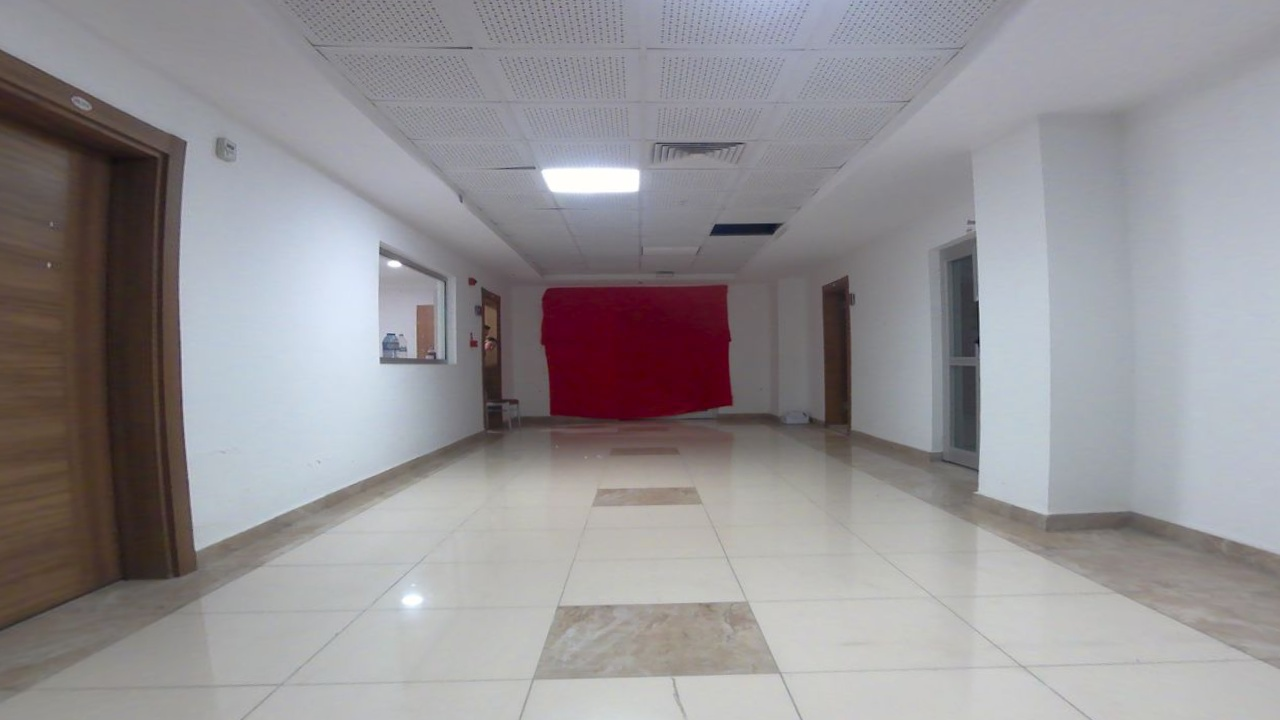
#> input picture calib/10.8_1280x720.jpg, 1280 x 720 px; its folder holds 4 pictures in this run
$ python undistort.py   (older library calls are emulated)
#> lines starting #> are read from the running program, lines starting #| are printed output that depends on the picture
import numpy as np
import cv2
import glob

# You should replace these 3 lines with the output in calibration step

images = glob.glob('./*.jpg')
print("asdasd")
DIM=(1280, 720)
K=np.array([[796.2152689047866, 0.0, 666.7474094441768], [0.0, 802.2658823670218, 379.81656819013784], [0.0, 0.0, 1.0]])
D=np.array([[-0.02544263874037485], [-0.08730606939161767], [0.2367713210309387], [-0.1741615421908499]])


for fname in images:
    print(fname)
    img = cv2.imread(fname)
#> img is the input picture: shape (720, 1280, 3); mean B, G, R 148.9, 146, 149.1
    h,w = img.shape[:2]
#> h = 720; w = 1280
    map1, map2 = cv2.fisheye.initUndistortRectifyMap(K, D, np.eye(3), K, DIM, cv2.CV_16SC2)
    undistorted_img = cv2.remap(img, map1, map2, interpolation=cv2.INTER_LINEAR, borderMode=cv2.BORDER_CONSTANT)
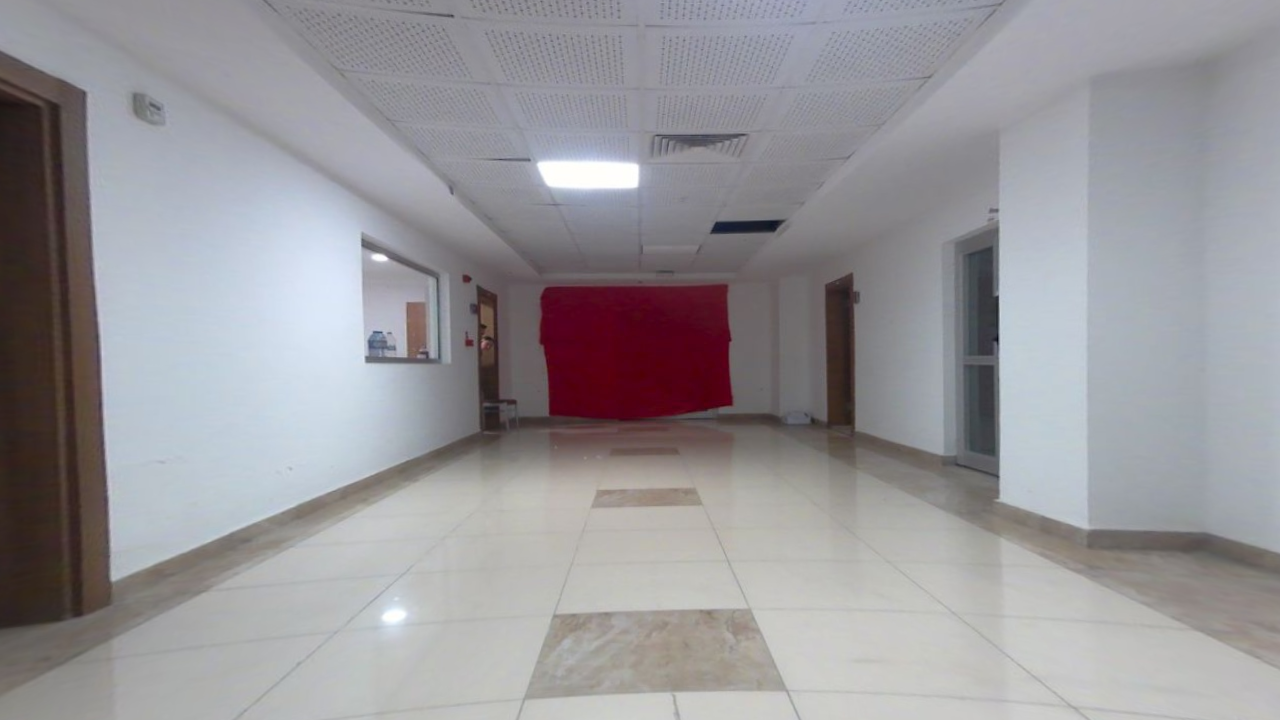
#> undistorted_img: shape (720, 1280, 3); mean B, G, R 154.1, 150.3, 152.3
    #cv2.imshow(fname, undistorted_img)
    cv2.imwrite(fname,undistorted_img)
#> pass 2 of the loop `for fname in images:`:
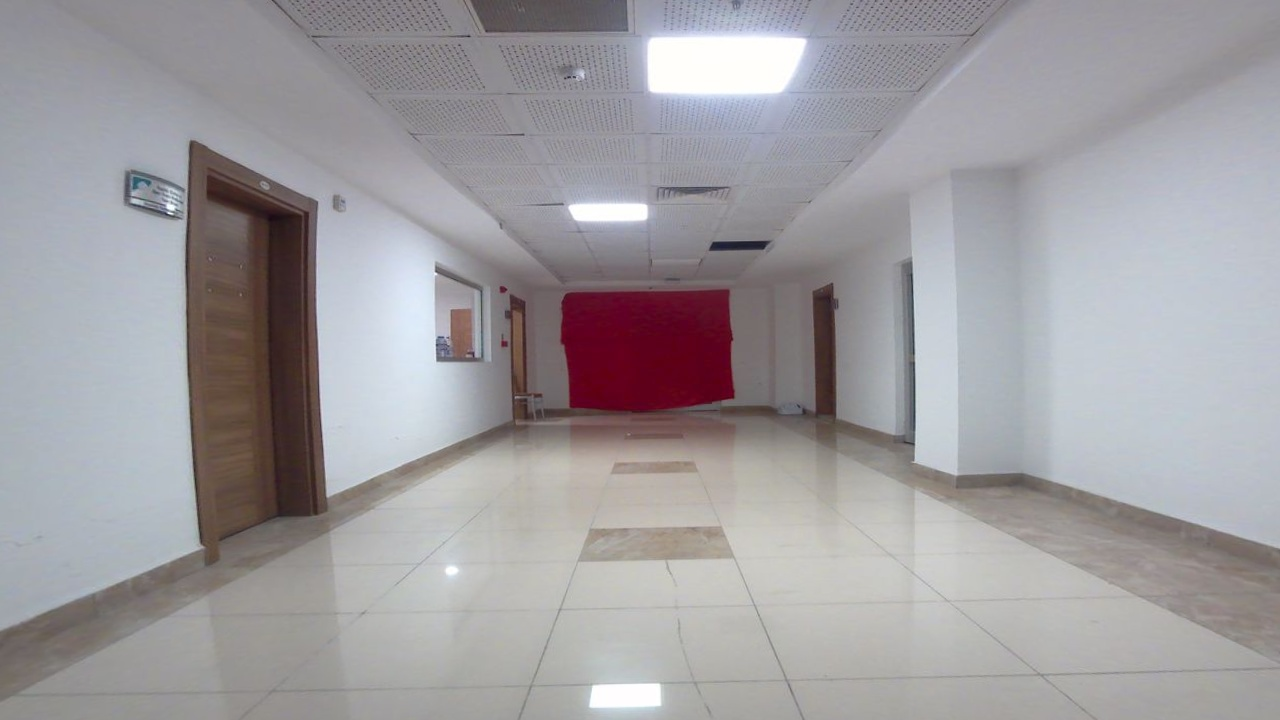
#> input picture calib/12_1280x720.jpg, 1280 x 720 px
#> img is the input picture: shape (720, 1280, 3); mean B, G, R 160, 156.7, 159.7
#> `undistorted_img = cv2.remap(img, map1, map2, interpolation=cv2.INTER_L..`:
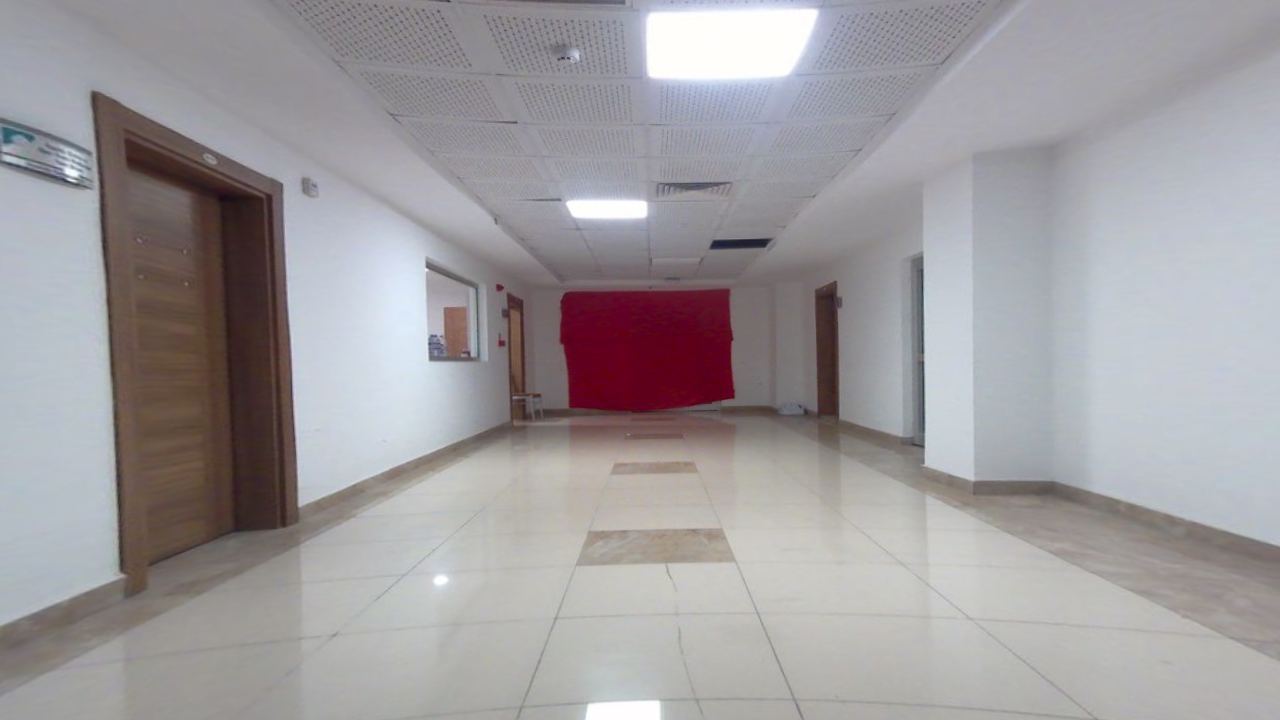
#> undistorted_img: shape (720, 1280, 3); mean B, G, R 158.7, 156.1, 159.6
#> pass 3 of the loop `for fname in images:`:
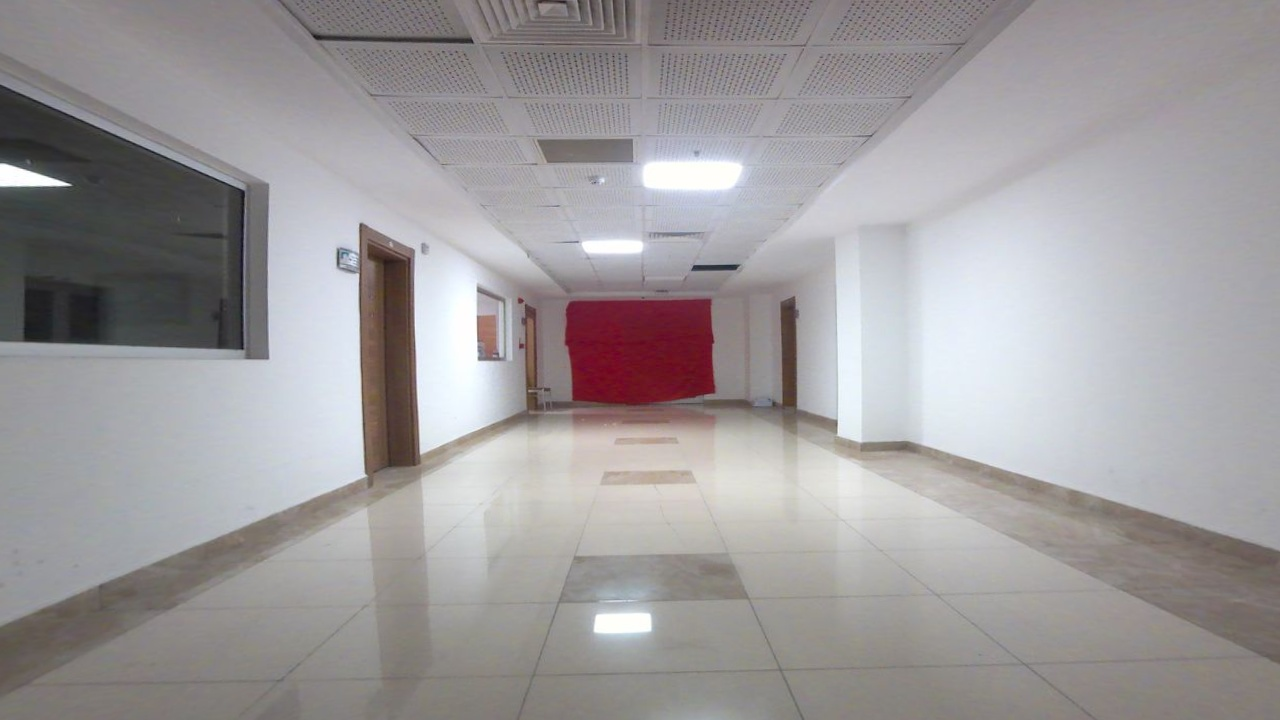
#> input picture calib/14.4_1280x720.jpg, 1280 x 720 px
#> img is the input picture: shape (720, 1280, 3); mean B, G, R 156.1, 154.6, 158.1
#> `undistorted_img = cv2.remap(img, map1, map2, interpolation=cv2.INTER_L..`:
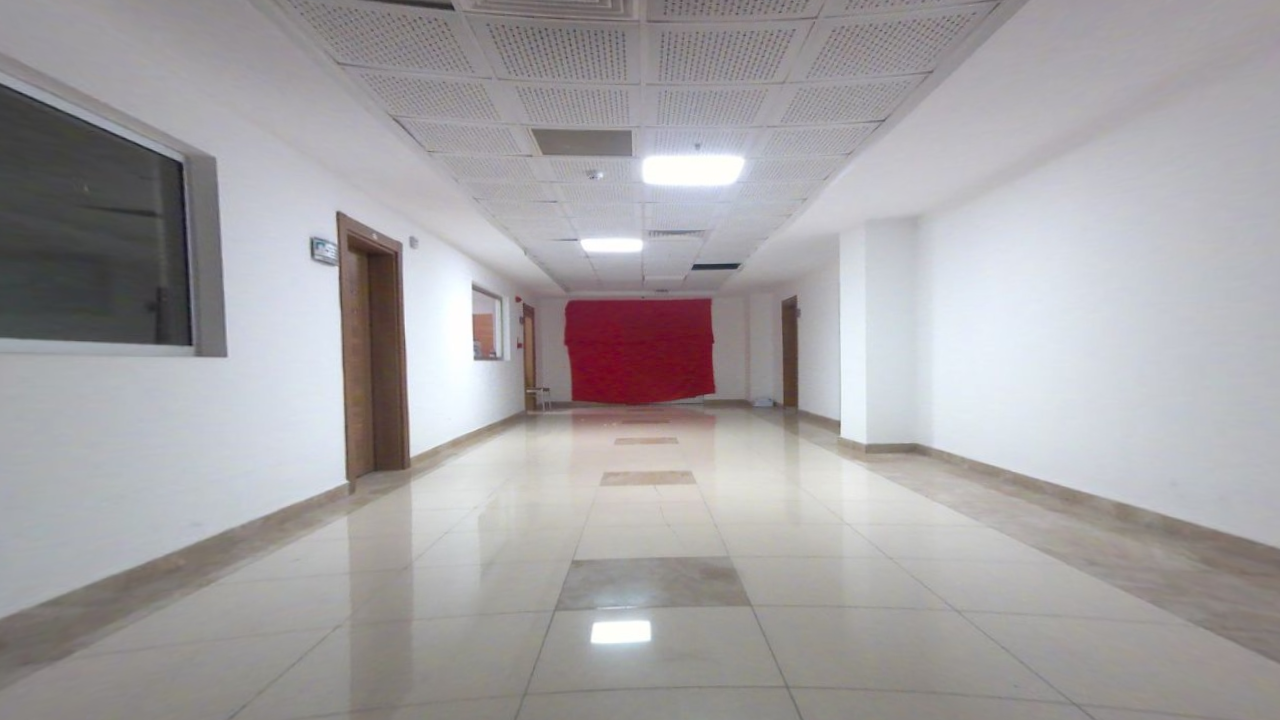
#> undistorted_img: shape (720, 1280, 3); mean B, G, R 164.2, 162.3, 165.2
#> the loop made 4 passes; the first 3 are shown

cv2.waitKey(0)
cv2.destroyAllWindows()
